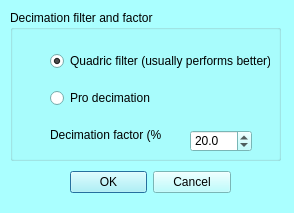
<?xml version="1.0" encoding="UTF-8"?>
<ui version="4.0">
 <class>mqDecimateDialog</class>
 <widget class="QDialog" name="mqDecimateDialog">
  <property name="geometry">
   <rect>
    <x>0</x>
    <y>0</y>
    <width>294</width>
    <height>213</height>
   </rect>
  </property>
  <property name="palette">
   <palette>
    <active>
     <colorrole role="WindowText">
      <brush brushstyle="SolidPattern">
       <color alpha="255">
        <red>0</red>
        <green>0</green>
        <blue>0</blue>
       </color>
      </brush>
     </colorrole>
     <colorrole role="Button">
      <brush brushstyle="SolidPattern">
       <color alpha="255">
        <red>170</red>
        <green>255</green>
        <blue>255</blue>
       </color>
      </brush>
     </colorrole>
     <colorrole role="Light">
      <brush brushstyle="SolidPattern">
       <color alpha="255">
        <red>255</red>
        <green>255</green>
        <blue>255</blue>
       </color>
      </brush>
     </colorrole>
     <colorrole role="Midlight">
      <brush brushstyle="SolidPattern">
       <color alpha="255">
        <red>212</red>
        <green>255</green>
        <blue>255</blue>
       </color>
      </brush>
     </colorrole>
     <colorrole role="Dark">
      <brush brushstyle="SolidPattern">
       <color alpha="255">
        <red>85</red>
        <green>127</green>
        <blue>127</blue>
       </color>
      </brush>
     </colorrole>
     <colorrole role="Mid">
      <brush brushstyle="SolidPattern">
       <color alpha="255">
        <red>113</red>
        <green>170</green>
        <blue>170</blue>
       </color>
      </brush>
     </colorrole>
     <colorrole role="Text">
      <brush brushstyle="SolidPattern">
       <color alpha="255">
        <red>0</red>
        <green>0</green>
        <blue>0</blue>
       </color>
      </brush>
     </colorrole>
     <colorrole role="BrightText">
      <brush brushstyle="SolidPattern">
       <color alpha="255">
        <red>255</red>
        <green>255</green>
        <blue>255</blue>
       </color>
      </brush>
     </colorrole>
     <colorrole role="ButtonText">
      <brush brushstyle="SolidPattern">
       <color alpha="255">
        <red>0</red>
        <green>0</green>
        <blue>0</blue>
       </color>
      </brush>
     </colorrole>
     <colorrole role="Base">
      <brush brushstyle="SolidPattern">
       <color alpha="255">
        <red>255</red>
        <green>255</green>
        <blue>255</blue>
       </color>
      </brush>
     </colorrole>
     <colorrole role="Window">
      <brush brushstyle="SolidPattern">
       <color alpha="255">
        <red>170</red>
        <green>255</green>
        <blue>255</blue>
       </color>
      </brush>
     </colorrole>
     <colorrole role="Shadow">
      <brush brushstyle="SolidPattern">
       <color alpha="255">
        <red>0</red>
        <green>0</green>
        <blue>0</blue>
       </color>
      </brush>
     </colorrole>
     <colorrole role="AlternateBase">
      <brush brushstyle="SolidPattern">
       <color alpha="255">
        <red>212</red>
        <green>255</green>
        <blue>255</blue>
       </color>
      </brush>
     </colorrole>
     <colorrole role="ToolTipBase">
      <brush brushstyle="SolidPattern">
       <color alpha="255">
        <red>255</red>
        <green>255</green>
        <blue>220</blue>
       </color>
      </brush>
     </colorrole>
     <colorrole role="ToolTipText">
      <brush brushstyle="SolidPattern">
       <color alpha="255">
        <red>0</red>
        <green>0</green>
        <blue>0</blue>
       </color>
      </brush>
     </colorrole>
    </active>
    <inactive>
     <colorrole role="WindowText">
      <brush brushstyle="SolidPattern">
       <color alpha="255">
        <red>0</red>
        <green>0</green>
        <blue>0</blue>
       </color>
      </brush>
     </colorrole>
     <colorrole role="Button">
      <brush brushstyle="SolidPattern">
       <color alpha="255">
        <red>170</red>
        <green>255</green>
        <blue>255</blue>
       </color>
      </brush>
     </colorrole>
     <colorrole role="Light">
      <brush brushstyle="SolidPattern">
       <color alpha="255">
        <red>255</red>
        <green>255</green>
        <blue>255</blue>
       </color>
      </brush>
     </colorrole>
     <colorrole role="Midlight">
      <brush brushstyle="SolidPattern">
       <color alpha="255">
        <red>212</red>
        <green>255</green>
        <blue>255</blue>
       </color>
      </brush>
     </colorrole>
     <colorrole role="Dark">
      <brush brushstyle="SolidPattern">
       <color alpha="255">
        <red>85</red>
        <green>127</green>
        <blue>127</blue>
       </color>
      </brush>
     </colorrole>
     <colorrole role="Mid">
      <brush brushstyle="SolidPattern">
       <color alpha="255">
        <red>113</red>
        <green>170</green>
        <blue>170</blue>
       </color>
      </brush>
     </colorrole>
     <colorrole role="Text">
      <brush brushstyle="SolidPattern">
       <color alpha="255">
        <red>0</red>
        <green>0</green>
        <blue>0</blue>
       </color>
      </brush>
     </colorrole>
     <colorrole role="BrightText">
      <brush brushstyle="SolidPattern">
       <color alpha="255">
        <red>255</red>
        <green>255</green>
        <blue>255</blue>
       </color>
      </brush>
     </colorrole>
     <colorrole role="ButtonText">
      <brush brushstyle="SolidPattern">
       <color alpha="255">
        <red>0</red>
        <green>0</green>
        <blue>0</blue>
       </color>
      </brush>
     </colorrole>
     <colorrole role="Base">
      <brush brushstyle="SolidPattern">
       <color alpha="255">
        <red>255</red>
        <green>255</green>
        <blue>255</blue>
       </color>
      </brush>
     </colorrole>
     <colorrole role="Window">
      <brush brushstyle="SolidPattern">
       <color alpha="255">
        <red>170</red>
        <green>255</green>
        <blue>255</blue>
       </color>
      </brush>
     </colorrole>
     <colorrole role="Shadow">
      <brush brushstyle="SolidPattern">
       <color alpha="255">
        <red>0</red>
        <green>0</green>
        <blue>0</blue>
       </color>
      </brush>
     </colorrole>
     <colorrole role="AlternateBase">
      <brush brushstyle="SolidPattern">
       <color alpha="255">
        <red>212</red>
        <green>255</green>
        <blue>255</blue>
       </color>
      </brush>
     </colorrole>
     <colorrole role="ToolTipBase">
      <brush brushstyle="SolidPattern">
       <color alpha="255">
        <red>255</red>
        <green>255</green>
        <blue>220</blue>
       </color>
      </brush>
     </colorrole>
     <colorrole role="ToolTipText">
      <brush brushstyle="SolidPattern">
       <color alpha="255">
        <red>0</red>
        <green>0</green>
        <blue>0</blue>
       </color>
      </brush>
     </colorrole>
    </inactive>
    <disabled>
     <colorrole role="WindowText">
      <brush brushstyle="SolidPattern">
       <color alpha="255">
        <red>85</red>
        <green>127</green>
        <blue>127</blue>
       </color>
      </brush>
     </colorrole>
     <colorrole role="Button">
      <brush brushstyle="SolidPattern">
       <color alpha="255">
        <red>170</red>
        <green>255</green>
        <blue>255</blue>
       </color>
      </brush>
     </colorrole>
     <colorrole role="Light">
      <brush brushstyle="SolidPattern">
       <color alpha="255">
        <red>255</red>
        <green>255</green>
        <blue>255</blue>
       </color>
      </brush>
     </colorrole>
     <colorrole role="Midlight">
      <brush brushstyle="SolidPattern">
       <color alpha="255">
        <red>212</red>
        <green>255</green>
        <blue>255</blue>
       </color>
      </brush>
     </colorrole>
     <colorrole role="Dark">
      <brush brushstyle="SolidPattern">
       <color alpha="255">
        <red>85</red>
        <green>127</green>
        <blue>127</blue>
       </color>
      </brush>
     </colorrole>
     <colorrole role="Mid">
      <brush brushstyle="SolidPattern">
       <color alpha="255">
        <red>113</red>
        <green>170</green>
        <blue>170</blue>
       </color>
      </brush>
     </colorrole>
     <colorrole role="Text">
      <brush brushstyle="SolidPattern">
       <color alpha="255">
        <red>85</red>
        <green>127</green>
        <blue>127</blue>
       </color>
      </brush>
     </colorrole>
     <colorrole role="BrightText">
      <brush brushstyle="SolidPattern">
       <color alpha="255">
        <red>255</red>
        <green>255</green>
        <blue>255</blue>
       </color>
      </brush>
     </colorrole>
     <colorrole role="ButtonText">
      <brush brushstyle="SolidPattern">
       <color alpha="255">
        <red>85</red>
        <green>127</green>
        <blue>127</blue>
       </color>
      </brush>
     </colorrole>
     <colorrole role="Base">
      <brush brushstyle="SolidPattern">
       <color alpha="255">
        <red>170</red>
        <green>255</green>
        <blue>255</blue>
       </color>
      </brush>
     </colorrole>
     <colorrole role="Window">
      <brush brushstyle="SolidPattern">
       <color alpha="255">
        <red>170</red>
        <green>255</green>
        <blue>255</blue>
       </color>
      </brush>
     </colorrole>
     <colorrole role="Shadow">
      <brush brushstyle="SolidPattern">
       <color alpha="255">
        <red>0</red>
        <green>0</green>
        <blue>0</blue>
       </color>
      </brush>
     </colorrole>
     <colorrole role="AlternateBase">
      <brush brushstyle="SolidPattern">
       <color alpha="255">
        <red>170</red>
        <green>255</green>
        <blue>255</blue>
       </color>
      </brush>
     </colorrole>
     <colorrole role="ToolTipBase">
      <brush brushstyle="SolidPattern">
       <color alpha="255">
        <red>255</red>
        <green>255</green>
        <blue>220</blue>
       </color>
      </brush>
     </colorrole>
     <colorrole role="ToolTipText">
      <brush brushstyle="SolidPattern">
       <color alpha="255">
        <red>0</red>
        <green>0</green>
        <blue>0</blue>
       </color>
      </brush>
     </colorrole>
    </disabled>
   </palette>
  </property>
  <property name="windowTitle">
   <string>Decimation dialog</string>
  </property>
  <widget class="QWidget" name="layoutWidget">
   <property name="geometry">
    <rect>
     <x>70</x>
     <y>170</y>
     <width>161</width>
     <height>25</height>
    </rect>
   </property>
   <layout class="QHBoxLayout" name="horizontalLayout_2">
    <item>
     <widget class="QDialogButtonBox" name="buttonBox">
      <property name="orientation">
       <enum>Qt::Horizontal</enum>
      </property>
      <property name="standardButtons">
       <set>QDialogButtonBox::Cancel|QDialogButtonBox::Ok</set>
      </property>
     </widget>
    </item>
   </layout>
  </widget>
  <widget class="QGroupBox" name="groupBox">
   <property name="geometry">
    <rect>
     <x>10</x>
     <y>10</y>
     <width>271</width>
     <height>151</height>
    </rect>
   </property>
   <property name="title">
    <string>Decimation filter and factor</string>
   </property>
   <widget class="QLabel" name="label_6">
    <property name="geometry">
     <rect>
      <x>40</x>
      <y>110</y>
      <width>111</width>
      <height>31</height>
     </rect>
    </property>
    <property name="text">
     <string>&lt;html&gt;&lt;head/&gt;&lt;body&gt;&lt;p&gt;Decimation factor (%):&lt;/p&gt;&lt;/body&gt;&lt;/html&gt;</string>
    </property>
   </widget>
   <widget class="QDoubleSpinBox" name="factor">
    <property name="geometry">
     <rect>
      <x>180</x>
      <y>120</y>
      <width>62</width>
      <height>22</height>
     </rect>
    </property>
    <property name="decimals">
     <number>1</number>
    </property>
    <property name="minimum">
     <double>0.100000000000000</double>
    </property>
    <property name="maximum">
     <double>99.900000000000006</double>
    </property>
    <property name="singleStep">
     <double>0.100000000000000</double>
    </property>
    <property name="value">
     <double>20.000000000000000</double>
    </property>
   </widget>
   <widget class="QWidget" name="verticalLayoutWidget">
    <property name="geometry">
     <rect>
      <x>40</x>
      <y>30</y>
      <width>220</width>
      <height>80</height>
     </rect>
    </property>
    <layout class="QVBoxLayout" name="verticalLayout">
     <item>
      <widget class="QRadioButton" name="quadric">
       <property name="text">
        <string>Quadric filter (usually performs better)</string>
       </property>
       <property name="checked">
        <bool>true</bool>
       </property>
      </widget>
     </item>
     <item>
      <widget class="QRadioButton" name="radioButton">
       <property name="text">
        <string>Pro decimation</string>
       </property>
      </widget>
     </item>
    </layout>
   </widget>
  </widget>
 </widget>
 <resources>
  <include location="../Icons/icons.qrc"/>
  <include location="../Icons/icons.qrc"/>
 </resources>
 <connections>
  <connection>
   <sender>buttonBox</sender>
   <signal>accepted()</signal>
   <receiver>mqDecimateDialog</receiver>
   <slot>accept()</slot>
   <hints>
    <hint type="sourcelabel">
     <x>248</x>
     <y>254</y>
    </hint>
    <hint type="destinationlabel">
     <x>157</x>
     <y>274</y>
    </hint>
   </hints>
  </connection>
  <connection>
   <sender>buttonBox</sender>
   <signal>rejected()</signal>
   <receiver>mqDecimateDialog</receiver>
   <slot>reject()</slot>
   <hints>
    <hint type="sourcelabel">
     <x>316</x>
     <y>260</y>
    </hint>
    <hint type="destinationlabel">
     <x>286</x>
     <y>274</y>
    </hint>
   </hints>
  </connection>
 </connections>
</ui>
